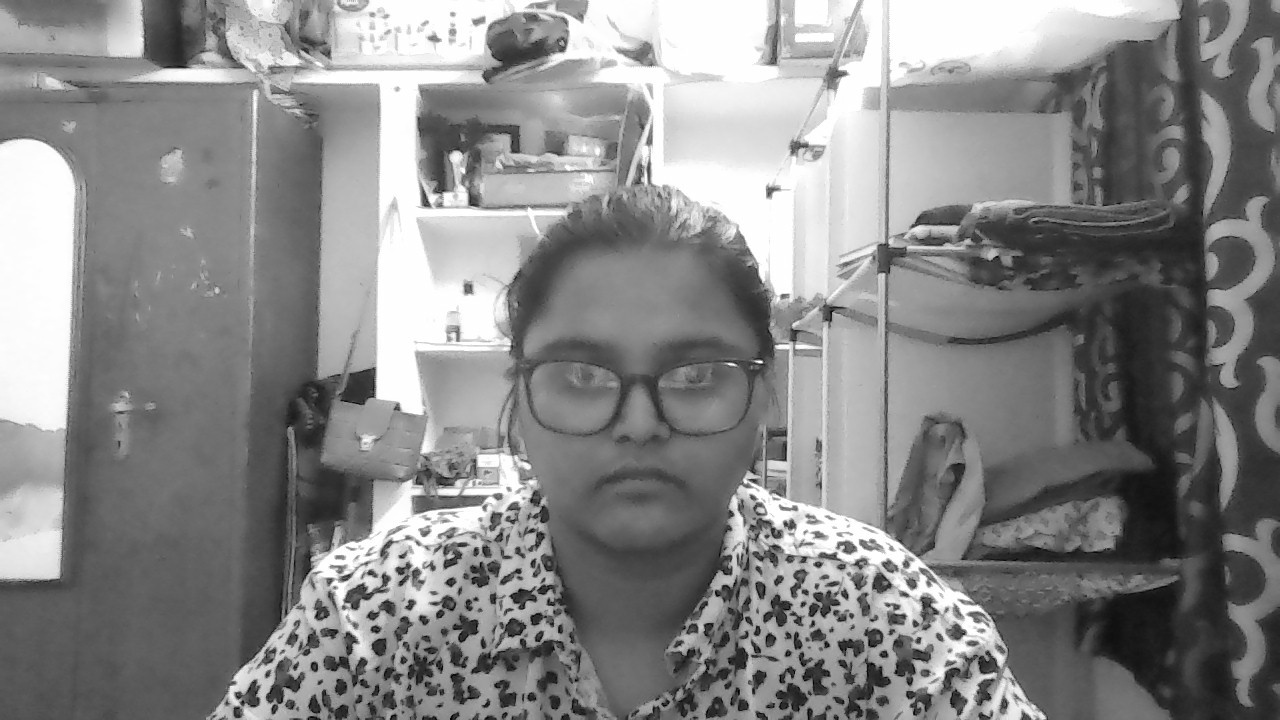
#> input picture backend/datasets/users/101/img1.jpg, 1280 x 720 px; its folder holds only this picture in this run
$ python train_model.py   (older library calls are emulated)
#> lines starting #> are read from the running program, lines starting #| are printed output that depends on the picture
### backend/face_detector.py
import cv2
import os
import urllib.request


class FaceDetector:
    def __init__(self, cascade_path=None):
        """
        Load Haar Cascade face detector.
        Searches multiple locations and downloads fallback if needed.
        """
        self.face_cascade = None
        base_dir = os.path.dirname(os.path.abspath(__file__))
        local_model_path = os.path.join(base_dir, "models", "haarcascade_frontalface_default.xml")

        candidates = []
        if cascade_path:
            candidates.append(cascade_path)
        candidates.append(local_model_path)
        if hasattr(cv2, "data") and hasattr(cv2.data, "haarcascades"):
            candidates.append(os.path.join(cv2.data.haarcascades, "haarcascade_frontalface_default.xml"))

        # Try existing candidates
        for path in candidates:
            if os.path.exists(path):
                cascade = cv2.CascadeClassifier(path)
                if not cascade.empty():
                    self.face_cascade = cascade
                    self.cascade_path = path
                    break

        # If not loaded, download to local models directory
        if self.face_cascade is None or self.face_cascade.empty():
            try:
                os.makedirs(os.path.dirname(local_model_path), exist_ok=True)
                url = "https://raw.githubusercontent.com/opencv/opencv/master/data/haarcascades/haarcascade_frontalface_default.xml"
                print("Downloading haarcascade_frontalface_default.xml...")
                urllib.request.urlretrieve(url, local_model_path)
                cascade = cv2.CascadeClassifier(local_model_path)
                if not cascade.empty():
                    self.face_cascade = cascade
                    self.cascade_path = local_model_path
            except Exception as e:
                print(f"Warning: Could not download cascade XML: {e}")

        if self.face_cascade is None or self.face_cascade.empty():
            raise RuntimeError("[ERROR] Haar Cascade file not loaded. Ensure haarcascade_frontalface_default.xml is present.")

    def detect_faces(self, frame, scale_factor=1.2, min_neighbors=5, min_size=(40, 40)):
        """
        Detect faces in a given frame.
        Returns list of bounding boxes (x, y, w, h).
        """
        if frame is None:
            return []

        if len(frame.shape) == 3:
            gray = cv2.cvtColor(frame, cv2.COLOR_BGR2GRAY)
        else:
            gray = frame

        faces = self.face_cascade.detectMultiScale(
            gray,
            scaleFactor=scale_factor,
            minNeighbors=min_neighbors,
            minSize=min_size
        )

        return list(faces)

    # [70 lines left out: functions draw_faces, validate_face_image, not called in this run]


# [20 lines that do not run on import are left out]

### backend/utils/image_utils.py
import cv2
import numpy as np


def preprocess_face(face_img, target_size=(200, 200)):
    """
    Prepares a face image for recognition:
    - Converts to grayscale if needed
    - Applies histogram equalization for lighting invariance
    - Resizes to standard dimension (200x200)
    """
    if face_img is None or face_img.size == 0:
        return None

    if len(face_img.shape) == 3:
        gray = cv2.cvtColor(face_img, cv2.COLOR_BGR2GRAY)
    else:
        gray = face_img.copy()

    # Normalize lighting contrast
    equalized = cv2.equalizeHist(gray)

    # Standardize dimensions
    resized = cv2.resize(equalized, target_size, interpolation=cv2.INTER_AREA)

    return resized


# [151 lines left out: functions crop_face, decode_image_bytes, compute_face_encoding, generate_augmented_samples, save_student_face_samples, not called in this run]

### backend/train_model.py
import cv2
import os
import numpy as np

try:
    from backend.face_detector import FaceDetector
    from backend.utils.image_utils import preprocess_face
except ImportError:
    from face_detector import FaceDetector
    from utils.image_utils import preprocess_face

BASE_DIR = os.path.dirname(os.path.abspath(__file__))
DATASET_PATH = os.path.join(BASE_DIR, "datasets", "users")
MODEL_PATH = os.path.join(BASE_DIR, "models", "face_model.yml")


def load_dataset():
    """
    Scans datasets/users for each student's face images.
    Crops and normalizes faces using FaceDetector and image_utils.
    """
    if not os.path.exists(DATASET_PATH):
        os.makedirs(DATASET_PATH, exist_ok=True)
        return [], []

    detector = FaceDetector()
    faces = []
    labels = []
    user_folders = [f for f in os.listdir(DATASET_PATH) if os.path.isdir(os.path.join(DATASET_PATH, f))]

    for user_folder in user_folders:
        try:
            label = int(user_folder)
        except ValueError:
            continue

        user_path = os.path.join(DATASET_PATH, user_folder)
        image_files = [f for f in os.listdir(user_path) if f.lower().endswith(('.jpg', '.jpeg', '.png'))]

        for image_name in image_files:
            image_path = os.path.join(user_path, image_name)
            img = cv2.imread(image_path)
#> img is the input picture: shape (720, 1280, 3); min 0, max 255, mean 136

            if img is None or img.size == 0:
                continue

            # Detect face inside frame
            detected = detector.detect_faces(img)
#> in detect_faces, `faces = self.face_cascade.detectMultiScale( gray, scaleFactor=scale_fa..`: faces = [[503, 262, 277, 277]]
#> detected = [[503, 262, 277, 277]]
            if len(detected) > 0:
                x, y, w, h = detected[0]
#> x = 503; y = 262; w = 277; h = 277
                face_crop = img[y:y+h, x:x+w]
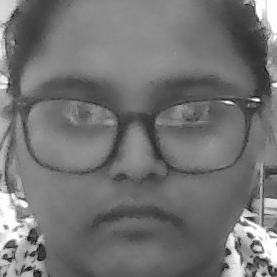
#> face_crop: shape (277, 277, 3); min 7, max 255, mean 115.8
            else:
                # If already cropped or close up
                face_crop = img

            processed = preprocess_face(face_crop, target_size=(200, 200))
#> in preprocess_face, `equalized = cv2.equalizeHist(gray)`:
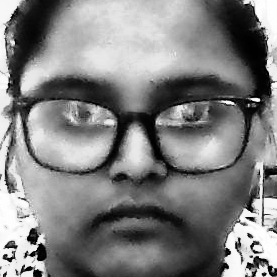
#> equalized: shape (277, 277); min 0, max 255, mean 128.9
#> in preprocess_face, `resized = cv2.resize(equalized, target_size, interpolation=cv2.INTER_A..`:
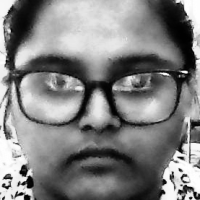
#> resized: shape (200, 200); min 0, max 255, mean 128.9
            if processed is not None:
                faces.append(processed)
                labels.append(label)
#> pass 2 of the loop in load_dataset, `for user_folder in user_folders:`:
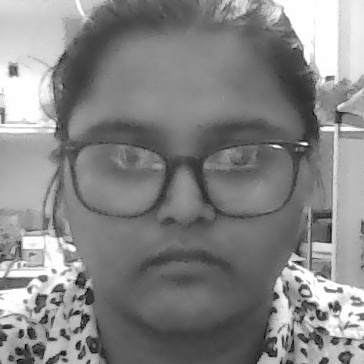
#> input picture backend/datasets/users/202/img1.jpg, 364 x 364 px
#> in load_dataset, img is the input picture: shape (364, 364, 3); min 0, max 255, mean 133.8
#> detected = [[47, 40, 278, 278]]
#> x = 47; y = 40; w = 278
#> in load_dataset, `face_crop = img[y:y+h, x:x+w]`:
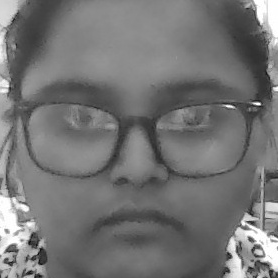
#> face_crop: shape (278, 278, 3); min 9, max 255, mean 116.4
#> equalized: shape (278, 278)
#> in preprocess_face (call 2), `resized = cv2.resize(equalized, target_size, interpolation=cv2.INTER_A..`:
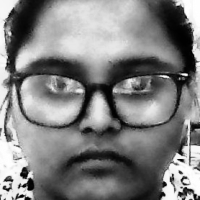
#> resized: shape (200, 200); min 0, max 255, mean 128.8

    return faces, labels


def train_model():
    """
    Trains LBPH face recognizer model on all available student faces
    and saves to models/face_model.yml.
    """
    faces, labels = load_dataset()
#> faces = 2 items; labels = [101, 202]

    if len(faces) == 0:
        print("[WARNING] No valid face training data found in datasets/users")
        return {
            "success": False,
            "message": "No training images found. Register student faces first.",
            "faces_count": 0,
            "users_count": 0
        }

    recognizer = cv2.face.LBPHFaceRecognizer_create()
    recognizer.train(faces, np.array(labels, dtype=np.int32))

    os.makedirs(os.path.dirname(MODEL_PATH), exist_ok=True)
    recognizer.save(MODEL_PATH)

    unique_users = len(set(labels))
#> unique_users = 2
    print(f"[SUCCESS] Model trained successfully with {len(faces)} samples across {unique_users} user(s).")
#| [SUCCESS] Model trained successfully with 2 samples across 2 user(s).
    print(f"[INFO] Saved to: {MODEL_PATH}")

    return {
        "success": True,
        "message": f"Successfully trained model on {len(faces)} images across {unique_users} student(s).",
        "faces_count": len(faces),
        "users_count": unique_users
    }


if __name__ == "__main__":
    train_model()
